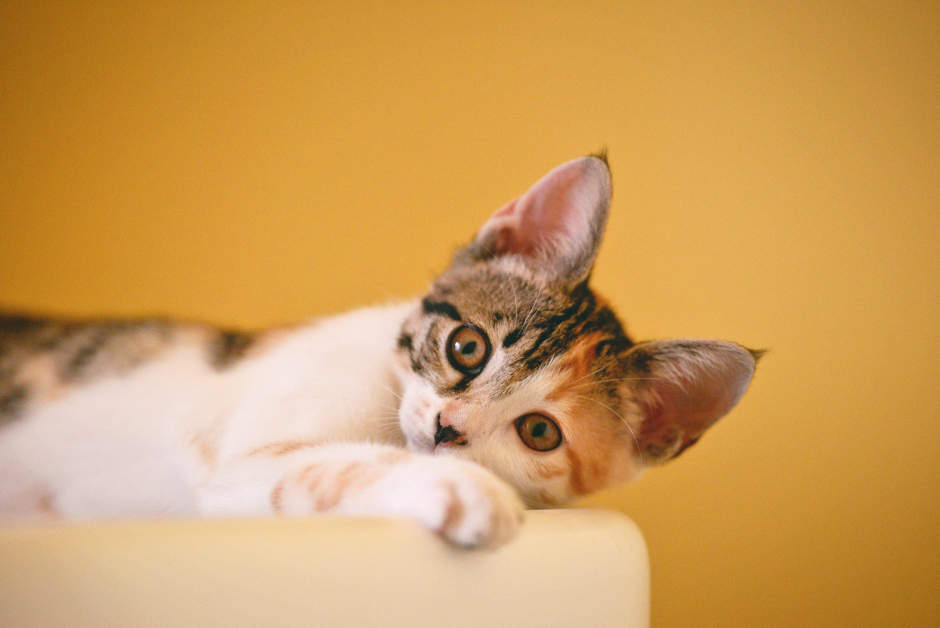
#> input picture ML_ColoringBook/testing001.jpg, 1880 x 1255 px (shown at 1/2 size)
$ python 20191018_cartoonlization_2.py
#> lines starting #> are read from the running program, lines starting #| are printed output that depends on the picture; after the words box and inside, x2 and y2 are one past the last pixel; in counts of white or black regions, pixels touching at a corner belong together
import cv2
def cartoonise(picture_name):

#> called with picture_name = 'testing001.jpg'
    imgInput_FileName = picture_name
    imgOutput_FileName = "cartoon" + picture_name
    edge_FileName = "edge" + picture_name
    num_down = 2         #缩减像素采样的数目
    num_bilateral = 7    #定义双边滤波的数目
    img_rgb = cv2.imread(imgInput_FileName)     #读取图片
#> img_rgb is the input picture: shape (1255, 1880, 3); mean B, G, R 91.7, 158, 206.6
    #用高斯金字塔降低取样
    img_color = img_rgb
#     for _ in range(num_down):
#         img_color = cv2.pyrDown(img_color)
    #重复使用小的双边滤波代替一个大的滤波
    for _ in range(num_bilateral):
        img_color = cv2.bilateralFilter(img_color,d=9,sigmaColor=9,sigmaSpace=7)
    #升采样图片到原始大小
#     for _ in range(num_down):
#         img_color = cv2.pyrUp(img_color)
    #转换为灰度并且使其产生中等的模糊
    img_gray = cv2.cvtColor(img_rgb, cv2.COLOR_RGB2GRAY)
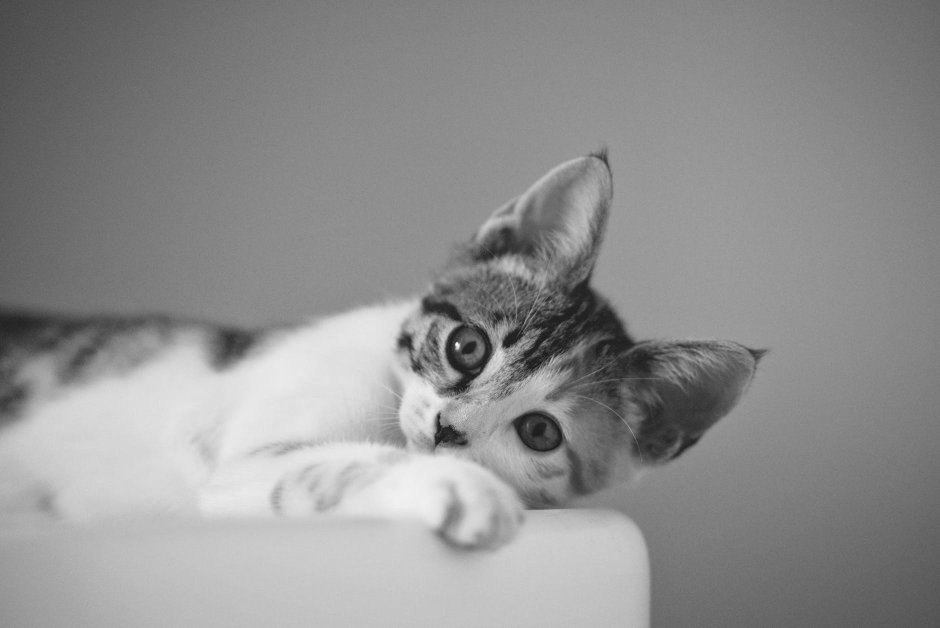
#> img_gray: shape (1255, 1880) (shown at 1/2 size); min 12, max 254, mean 143.7
    img_blur = cv2.medianBlur(img_gray, 7)
    #检测到边缘并且增强其效果
    img_edge = cv2.adaptiveThreshold(img_blur,255,
                                     cv2.ADAPTIVE_THRESH_MEAN_C,
                                     cv2.THRESH_BINARY,
                                     blockSize=9,
                                     C=2)
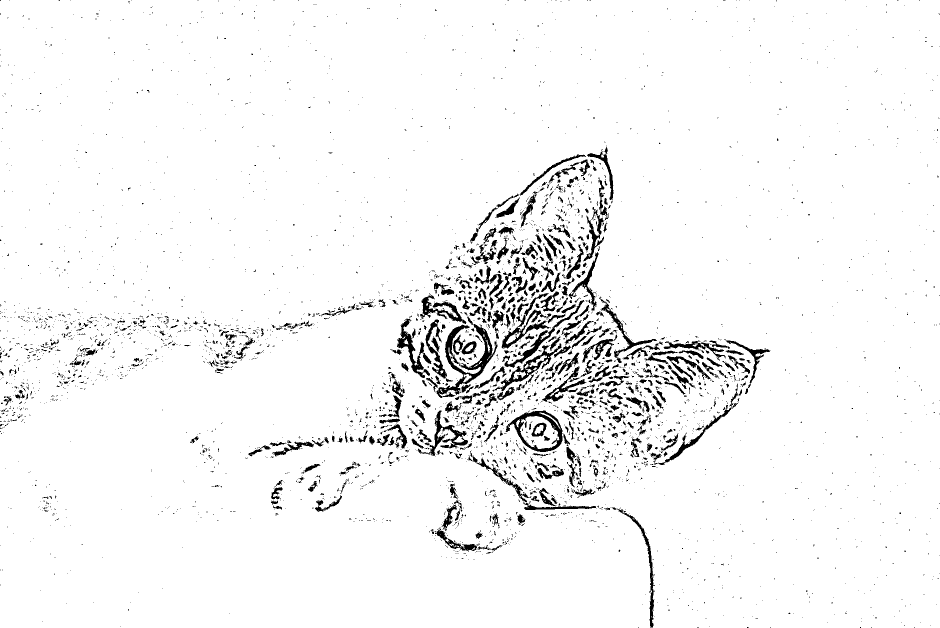
#> img_edge: shape (1255, 1880) (shown at 1/2 size); 95.9% white; 4267 black regions (3700 under 20 px), largest, box (x1, y1, x2, y2) and area: (873, 648, 995, 796) 4052, (1011, 820, 1125, 904) 2358, (794, 637, 863, 756) 2027
    #转换回彩色图像
    img_edge = cv2.cvtColor(img_edge, cv2.COLOR_GRAY2RGB)
    img_cartoon = cv2.bitwise_and(img_color, img_edge)
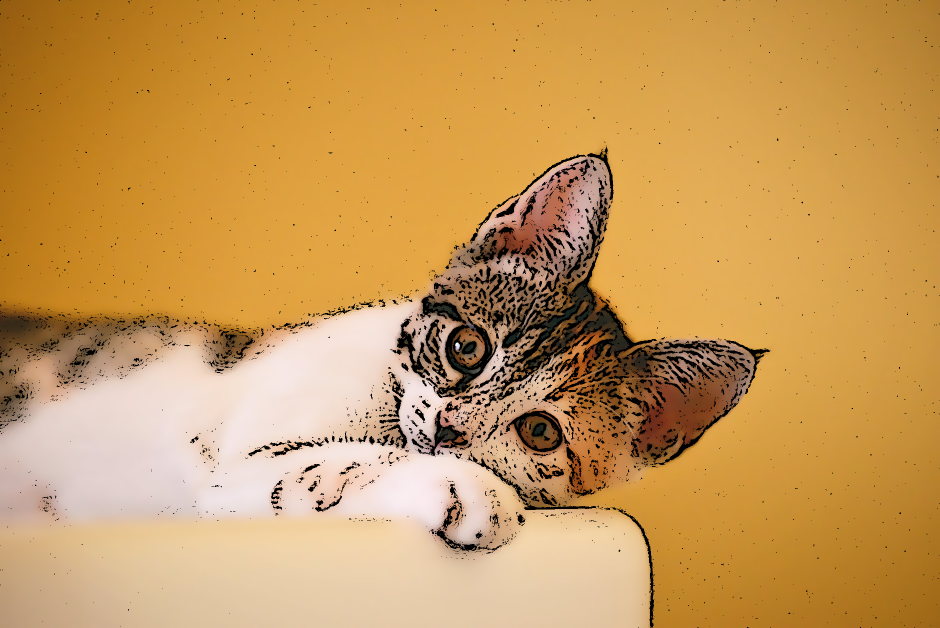
#> img_cartoon: shape (1255, 1880, 3) (shown at 1/2 size); mean B, G, R 88.8, 153.6, 200.5
    # 保存转换后的图片
    cv2.imwrite(imgOutput_FileName, img_cartoon)
    cv2.imwrite(edge_FileName , img_edge)


cartoonise('testing001.jpg')
